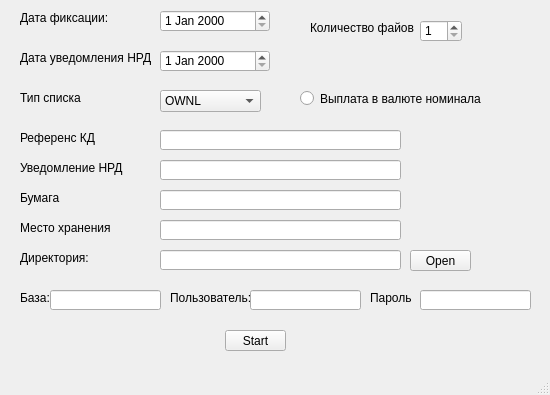
<?xml version="1.0" encoding="UTF-8"?>
<ui version="4.0">
 <class>MainWindow</class>
 <widget class="QMainWindow" name="MainWindow">
  <property name="geometry">
   <rect>
    <x>0</x>
    <y>0</y>
    <width>550</width>
    <height>395</height>
   </rect>
  </property>
  <property name="windowTitle">
   <string>Распоряжение по сбору списка</string>
  </property>
  <widget class="QWidget" name="centralwidget">
   <widget class="QDateEdit" name="fix_date">
    <property name="geometry">
     <rect>
      <x>160</x>
      <y>10</y>
      <width>110</width>
      <height>22</height>
     </rect>
    </property>
   </widget>
   <widget class="QLabel" name="label_1">
    <property name="geometry">
     <rect>
      <x>20</x>
      <y>10</y>
      <width>101</width>
      <height>16</height>
     </rect>
    </property>
    <property name="text">
     <string>Дата фиксации:</string>
    </property>
   </widget>
   <widget class="QDateEdit" name="nrd_date">
    <property name="geometry">
     <rect>
      <x>160</x>
      <y>50</y>
      <width>110</width>
      <height>22</height>
     </rect>
    </property>
   </widget>
   <widget class="QLabel" name="label_2">
    <property name="geometry">
     <rect>
      <x>20</x>
      <y>50</y>
      <width>131</width>
      <height>16</height>
     </rect>
    </property>
    <property name="text">
     <string>Дата уведомления НРД:</string>
    </property>
   </widget>
   <widget class="QComboBox" name="list_type">
    <property name="geometry">
     <rect>
      <x>160</x>
      <y>90</y>
      <width>101</width>
      <height>22</height>
     </rect>
    </property>
    <item>
     <property name="text">
      <string>OWNL</string>
     </property>
    </item>
    <item>
     <property name="text">
      <string>AUTL</string>
     </property>
    </item>
   </widget>
   <widget class="QLabel" name="label_3">
    <property name="geometry">
     <rect>
      <x>20</x>
      <y>90</y>
      <width>131</width>
      <height>16</height>
     </rect>
    </property>
    <property name="text">
     <string>Тип списка</string>
    </property>
   </widget>
   <widget class="QLabel" name="label_4">
    <property name="geometry">
     <rect>
      <x>20</x>
      <y>130</y>
      <width>131</width>
      <height>16</height>
     </rect>
    </property>
    <property name="text">
     <string>Референс КД</string>
    </property>
   </widget>
   <widget class="QLabel" name="label_5">
    <property name="geometry">
     <rect>
      <x>20</x>
      <y>160</y>
      <width>131</width>
      <height>16</height>
     </rect>
    </property>
    <property name="text">
     <string>Уведомление НРД</string>
    </property>
   </widget>
   <widget class="QLabel" name="label_6">
    <property name="geometry">
     <rect>
      <x>20</x>
      <y>190</y>
      <width>131</width>
      <height>16</height>
     </rect>
    </property>
    <property name="text">
     <string>Бумага</string>
    </property>
   </widget>
   <widget class="QLabel" name="label_7">
    <property name="geometry">
     <rect>
      <x>20</x>
      <y>220</y>
      <width>131</width>
      <height>16</height>
     </rect>
    </property>
    <property name="text">
     <string>Место хранения</string>
    </property>
   </widget>
   <widget class="QLabel" name="label_8">
    <property name="geometry">
     <rect>
      <x>20</x>
      <y>250</y>
      <width>121</width>
      <height>16</height>
     </rect>
    </property>
    <property name="text">
     <string>Директория:</string>
    </property>
   </widget>
   <widget class="QLineEdit" name="exp_dir">
    <property name="geometry">
     <rect>
      <x>160</x>
      <y>250</y>
      <width>241</width>
      <height>20</height>
     </rect>
    </property>
   </widget>
   <widget class="QPushButton" name="button_path">
    <property name="geometry">
     <rect>
      <x>410</x>
      <y>250</y>
      <width>61</width>
      <height>21</height>
     </rect>
    </property>
    <property name="text">
     <string>Open</string>
    </property>
   </widget>
   <widget class="QLineEdit" name="line_pass">
    <property name="geometry">
     <rect>
      <x>420</x>
      <y>290</y>
      <width>111</width>
      <height>20</height>
     </rect>
    </property>
    <property name="maxLength">
     <number>32760</number>
    </property>
    <property name="echoMode">
     <enum>QLineEdit::Password</enum>
    </property>
   </widget>
   <widget class="QLineEdit" name="line_user">
    <property name="geometry">
     <rect>
      <x>250</x>
      <y>290</y>
      <width>111</width>
      <height>20</height>
     </rect>
    </property>
   </widget>
   <widget class="QLabel" name="label_9">
    <property name="geometry">
     <rect>
      <x>370</x>
      <y>290</y>
      <width>41</width>
      <height>16</height>
     </rect>
    </property>
    <property name="text">
     <string>Пароль:</string>
    </property>
   </widget>
   <widget class="QPushButton" name="button_start">
    <property name="geometry">
     <rect>
      <x>590</x>
      <y>290</y>
      <width>61</width>
      <height>21</height>
     </rect>
    </property>
    <property name="text">
     <string>Start</string>
    </property>
   </widget>
   <widget class="QLabel" name="label_10">
    <property name="geometry">
     <rect>
      <x>20</x>
      <y>290</y>
      <width>61</width>
      <height>16</height>
     </rect>
    </property>
    <property name="text">
     <string>База:</string>
    </property>
   </widget>
   <widget class="QLabel" name="label_11">
    <property name="geometry">
     <rect>
      <x>170</x>
      <y>290</y>
      <width>81</width>
      <height>16</height>
     </rect>
    </property>
    <property name="text">
     <string>Пользователь:</string>
    </property>
   </widget>
   <widget class="QLineEdit" name="line_base">
    <property name="geometry">
     <rect>
      <x>50</x>
      <y>290</y>
      <width>111</width>
      <height>20</height>
     </rect>
    </property>
   </widget>
   <widget class="QLineEdit" name="ref_kd">
    <property name="geometry">
     <rect>
      <x>160</x>
      <y>130</y>
      <width>241</width>
      <height>20</height>
     </rect>
    </property>
   </widget>
   <widget class="QLineEdit" name="nrd_notice">
    <property name="geometry">
     <rect>
      <x>160</x>
      <y>160</y>
      <width>241</width>
      <height>20</height>
     </rect>
    </property>
   </widget>
   <widget class="QLineEdit" name="isin_list">
    <property name="geometry">
     <rect>
      <x>160</x>
      <y>190</y>
      <width>241</width>
      <height>20</height>
     </rect>
    </property>
   </widget>
   <widget class="QLineEdit" name="storage_list">
    <property name="geometry">
     <rect>
      <x>160</x>
      <y>220</y>
      <width>241</width>
      <height>20</height>
     </rect>
    </property>
   </widget>
   <widget class="QPushButton" name="button_start_2">
    <property name="geometry">
     <rect>
      <x>225</x>
      <y>330</y>
      <width>61</width>
      <height>21</height>
     </rect>
    </property>
    <property name="text">
     <string>Start</string>
    </property>
   </widget>
   <widget class="QSpinBox" name="parts">
    <property name="geometry">
     <rect>
      <x>420</x>
      <y>20</y>
      <width>42</width>
      <height>22</height>
     </rect>
    </property>
    <property name="minimum">
     <number>1</number>
    </property>
    <property name="maximum">
     <number>97</number>
    </property>
   </widget>
   <widget class="QLabel" name="label">
    <property name="geometry">
     <rect>
      <x>310</x>
      <y>20</y>
      <width>131</width>
      <height>16</height>
     </rect>
    </property>
    <property name="text">
     <string>Количество файов</string>
    </property>
   </widget>
   <widget class="QRadioButton" name="if_nominal">
    <property name="geometry">
     <rect>
      <x>300</x>
      <y>90</y>
      <width>181</width>
      <height>17</height>
     </rect>
    </property>
    <property name="text">
     <string>Выплата в валюте номинала</string>
    </property>
    <property name="checked">
     <bool>false</bool>
    </property>
   </widget>
  </widget>
  <widget class="QMenuBar" name="menubar">
   <property name="geometry">
    <rect>
     <x>0</x>
     <y>0</y>
     <width>550</width>
     <height>21</height>
    </rect>
   </property>
  </widget>
  <widget class="QStatusBar" name="statusbar"/>
 </widget>
 <resources/>
 <connections/>
</ui>
